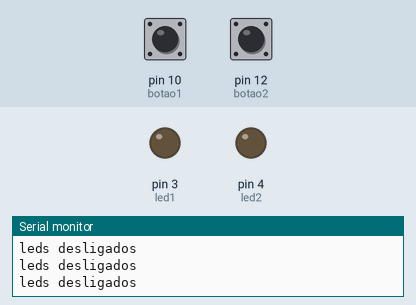
Recording of a program running on a simulated Arduino Uno, built with avr-gcc and run on an emulated ATmega328P. Parts: output pins drawn as LEDs (lit = HIGH), the last lines printed to the serial monitor. Inputs (shaded band) come from the test bench; at power-on: pin 10 (botao1) HIGH, pin 12 (botao2) HIGH.

Above: at 1.8 s.
1.9 s: pin 10 (botao1) pulled LOW for 0.6 s
At 2.4 s:
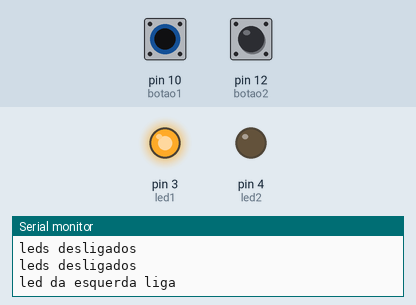
4.0 s: pin 12 (botao2) pulled LOW for 0.6 s
At 4.4 s:
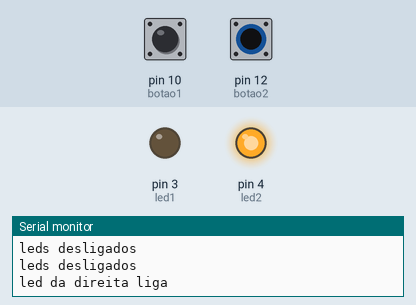
6.5 s: pin 12 (botao2) pulled LOW for 3.2 s
At 11.2 s:
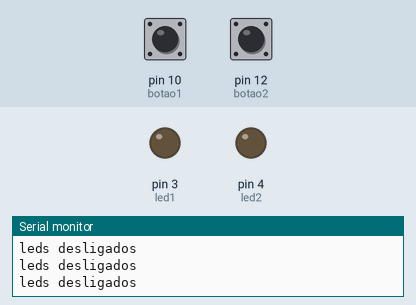
11.5 s: pin 10 (botao1) pulled LOW for 3.2 s
At 12.6 s:
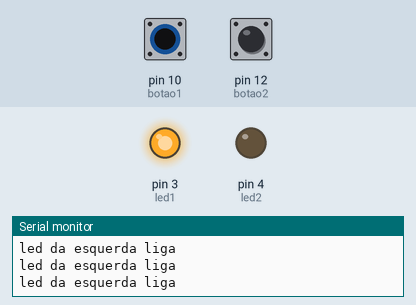
16.5 s: pin 10 (botao1) driven LOW and pin 12 (botao2) driven LOW
At 17.7 s:
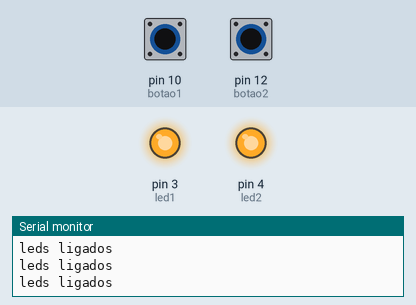
Timing chart, 0 to 19.0 s (numbered marks = the images above; inputs shaded):
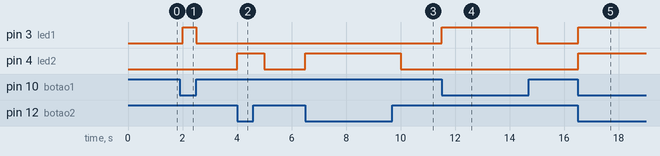

Measured:
- after the input at 1.9 s, pin 3 (led1): LOW → HIGH after 0.10 s, → LOW 0.50 s later
- after the input at 4.0 s, pin 4 (led2): LOW → HIGH at once, → LOW 1.0 s later
- after the input at 6.5 s, pin 4 (led2): LOW → HIGH at once, → LOW 3.5 s later
- after the input at 11.5 s, pin 3 (led1): LOW → HIGH at once, → LOW 3.5 s later
- after the input at 16.5 s, pin 3 (led1), pin 4 (led2): LOW → HIGH at once

The program:

main.cpp
```cpp
#include <Arduino.h>

const int BAUD_RATE=9600;
int botao1=10;
int botao2=12;
int led1=3;
int led2=4;
int estado_do_botao1=0;
int estado_do_botao2=0;
int opcao=0;
void leds_desligam()
{
  Serial.println("leds desligados");
  digitalWrite(led1,LOW);
  digitalWrite(led2,LOW);
}
void led1_liga()
{
  Serial.println("led da esquerda liga");
  digitalWrite(led1,HIGH);
  digitalWrite(led2,LOW);
}
void led2_liga()
{
  Serial.println("led da direita liga");
  digitalWrite(led1,LOW);
  digitalWrite(led2,HIGH);
}
void leds_ligam()
{
  Serial.println("leds ligados");
  digitalWrite(led1,HIGH);
  digitalWrite(led2,HIGH);
}
void setup()
{
  Serial.begin(BAUD_RATE);
  pinMode(led1, OUTPUT);
  pinMode(led2, OUTPUT);
  pinMode(botao1,INPUT);
  pinMode(botao2,INPUT);
}

void loop()
{
  estado_do_botao1= digitalRead(botao1)==LOW;
  estado_do_botao2= digitalRead(botao2)==LOW;
  if (!estado_do_botao1&&!estado_do_botao2)
  {
    opcao=0;
  }

  if (estado_do_botao1&&!estado_do_botao2)
  {
    opcao=1;
  }

  if (!estado_do_botao1&&estado_do_botao2)
  {
    opcao=2;
  }

  if (estado_do_botao1&&estado_do_botao2)
  {
    opcao=3;
  }

  switch(opcao)
  {
  case 0:
    leds_desligam();
    break;
  case 1:
    led1_liga();
    break;
  case 2:
    led2_liga();
    break;
  case 3:
    leds_ligam();
    break;

  default:
  Serial.println("erro");
    break;
  }
  delay(500);

}
```
